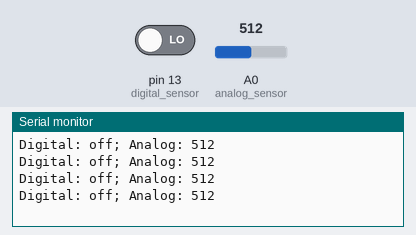
The sketch below on a simulated Arduino Uno, built with avr-gcc and run on an emulated ATmega328P. Parts: the last lines printed to the serial monitor. The test bench sets the inputs (shaded band); at power-on: pin 13 (digital_sensor) LOW, A0 (analog_sensor) = 512.

Above: at 1.2 s.
1.3 s: pin 13 (digital_sensor) driven HIGH
At 1.71 s:
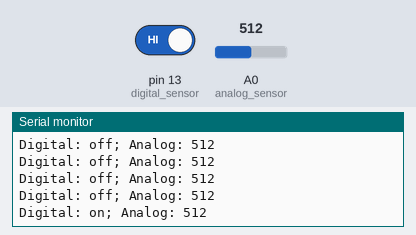
3.6 s: A0 (analog_sensor) set to 716
At 3.81 s:
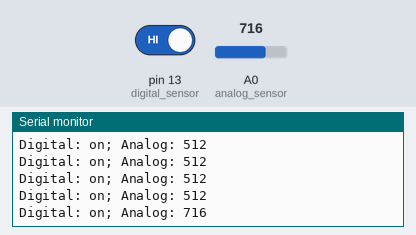
5.1 s: A0 (analog_sensor) set to 900
At 5.31 s:
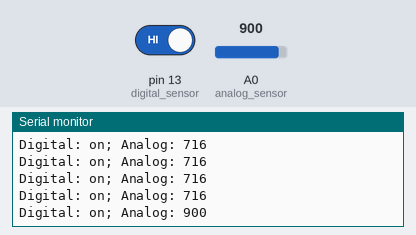
6.6 s: pin 13 (digital_sensor) driven LOW
At 6.82 s:
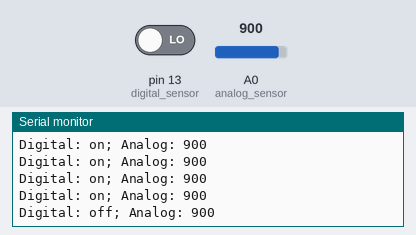
Timing chart, 0 to 9.1 s (numbered marks = the images above; inputs shaded):
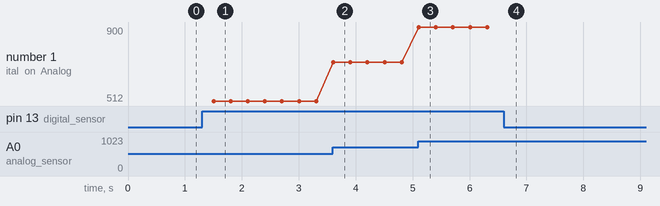

The sketch:

touch_sensor.ino
```cpp
//This is based on the provided example program

int digital_sensor = 13;
int analog_sensor = A0;

void setup() {
    pinMode(digital_sensor,INPUT);
    pinMode(analog_sensor,INPUT);
    Serial.begin(9600);
}

void loop() {
    int digital = digitalRead(digital_sensor);
    int analog = analogRead(analog_sensor);
    Serial.print("Digital: ");
    if (digital) {
        Serial.print("on");
    }
    else {
        Serial.print("off");
    }
    Serial.print("; Analog: ");
    Serial.println(analog);
    delay(300);
}
```

Measured:
- after the input at 1.3 s, the serial monitor: prints a new line after 0.20 s (image 1)
- after the input at 3.6 s, the serial monitor: prints a new line at once (image 2)
- after the input at 5.1 s, the serial monitor: prints a new line at once (image 3)
- after the input at 6.6 s, the serial monitor: prints a new line at once (image 4)
- plotted number 1: 512 → 716 after the input at 3.6 s, 716 → 900 after the input at 5.1 s
